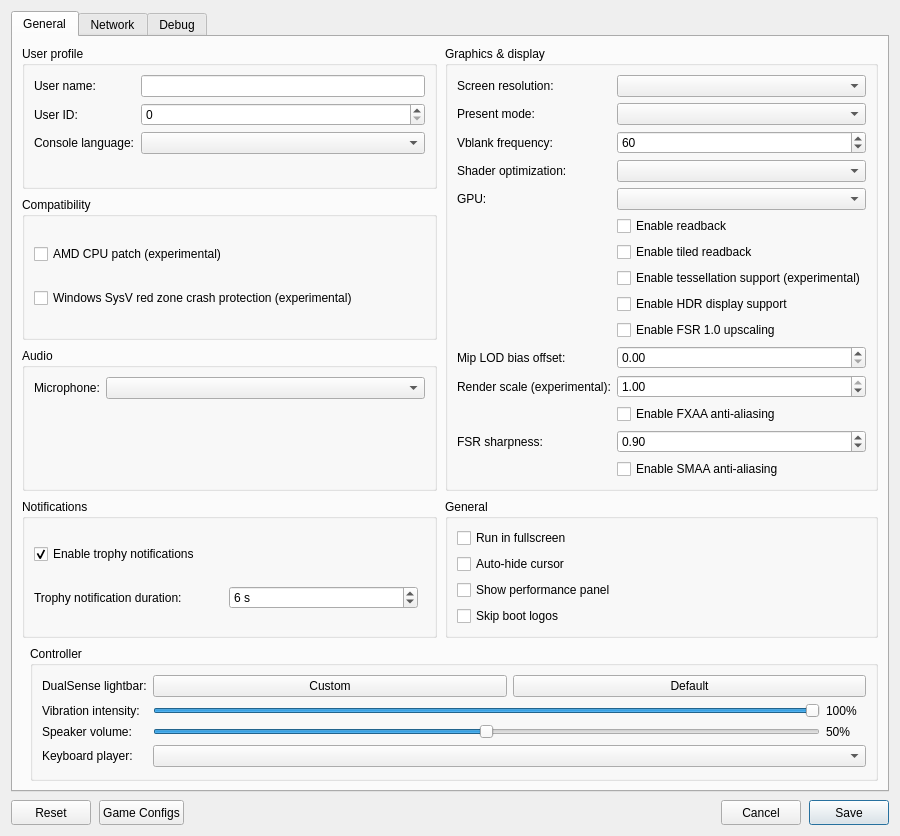
<?xml version="1.0" encoding="UTF-8"?>
<ui version="4.0">
 <class>ConfigurationEditDialog</class>
 <widget class="QDialog" name="ConfigurationEditDialog">
  <property name="geometry">
   <rect>
    <x>0</x>
    <y>0</y>
    <width>900</width>
    <height>620</height>
   </rect>
  </property>
  <property name="windowTitle">
   <string>Settings</string>
  </property>
  <property name="locale">
   <locale language="English" country="UnitedStates"/>
  </property>
  <layout class="QVBoxLayout" name="dialogLayout">
   <property name="spacing"><number>8</number></property>
   <item>
    <widget class="QTabWidget" name="settings_tabs">
     <property name="currentIndex"><number>0</number></property>
     <widget class="QWidget" name="settings_tab">
      <attribute name="title"><string>General</string></attribute>
      <layout class="QGridLayout" name="gridLayout">
       <property name="horizontalSpacing">
        <number>8</number>
       </property>
       <property name="verticalSpacing">
        <number>8</number>
       </property>
       <item row="0" column="0" colspan="2">
        <layout class="QGridLayout" name="sectionsLayout" columnstretch="1,1">
         <property name="horizontalSpacing">
          <number>8</number>
         </property>
         <property name="verticalSpacing">
          <number>8</number>
         </property>
         <item row="0" column="0">
          <widget class="QGroupBox" name="user_profile_group">
           <property name="title">
            <string>User profile</string>
           </property>
           <layout class="QFormLayout" name="userProfileLayout">
            <property name="fieldGrowthPolicy">
             <enum>QFormLayout::AllNonFixedFieldsGrow</enum>
            </property>
            <item row="0" column="0">
             <widget class="QLabel" name="label_user_name">
              <property name="text"><string>User name:</string></property>
             </widget>
            </item>
            <item row="0" column="1">
             <widget class="MandatoryLineEdit" name="lineEdit_user_name">
              <property name="toolTip"><string>Local user name exposed to games</string></property>
              <property name="clearButtonEnabled"><bool>true</bool></property>
             </widget>
            </item>
            <item row="1" column="0">
             <widget class="QLabel" name="label_user_id">
              <property name="text"><string>User ID:</string></property>
             </widget>
            </item>
            <item row="1" column="1">
             <widget class="QSpinBox" name="spinBox_user_id">
              <property name="toolTip"><string>Local user ID exposed to games</string></property>
             </widget>
            </item>
            <item row="2" column="0">
             <widget class="QLabel" name="label_console_language">
              <property name="text"><string>Console language:</string></property>
             </widget>
            </item>
            <item row="2" column="1">
             <widget class="QComboBox" name="comboBox_console_language">
              <property name="toolTip"><string>Language</string></property>
             </widget>
            </item>
           </layout>
          </widget>
         </item>
         <item row="2" column="0">
          <widget class="QGroupBox" name="audio_group">
           <property name="title"><string>Audio</string></property>
           <layout class="QFormLayout" name="audioLayout">
            <property name="fieldGrowthPolicy">
             <enum>QFormLayout::AllNonFixedFieldsGrow</enum>
            </property>
            <item row="0" column="0">
             <widget class="QLabel" name="label_audio_input_device">
              <property name="text"><string>Microphone:</string></property>
             </widget>
            </item>
            <item row="0" column="1">
             <widget class="QComboBox" name="comboBox_audio_input_device"/>
            </item>
           </layout>
          </widget>
         </item>
         <item row="0" column="1" rowspan="3">
          <widget class="QGroupBox" name="graphics_group">
           <property name="title">
            <string>Graphics &amp;&amp; display</string>
           </property>
           <layout class="QFormLayout" name="graphicsLayout">
            <property name="fieldGrowthPolicy">
             <enum>QFormLayout::AllNonFixedFieldsGrow</enum>
            </property>
            <item row="0" column="0">
             <widget class="QLabel" name="label_screen_resolution">
              <property name="text"><string>Screen resolution:</string></property>
             </widget>
            </item>
            <item row="0" column="1">
             <widget class="QComboBox" name="comboBox_screen_resolution">
              <property name="toolTip"><string>Window resolution</string></property>
             </widget>
            </item>
            <item row="1" column="0">
             <widget class="QLabel" name="label_present_mode">
              <property name="text"><string>Present mode:</string></property>
             </widget>
            </item>
            <item row="1" column="1">
             <widget class="QComboBox" name="comboBox_present_mode">
              <property name="toolTip"><string>Vulkan swapchain presentation mode</string></property>
             </widget>
            </item>
            <item row="2" column="0">
             <widget class="QLabel" name="label_vblank_frequency">
              <property name="text"><string>Vblank frequency:</string></property>
             </widget>
            </item>
            <item row="2" column="1">
             <widget class="QSpinBox" name="spinBox_vblank_frequency">
              <property name="toolTip"><string>Virtual display refresh rate used for frame pacing</string></property>
              <property name="minimum"><number>30</number></property>
              <property name="maximum"><number>360</number></property>
              <property name="value"><number>60</number></property>
             </widget>
            </item>
            <item row="3" column="0">
             <widget class="QLabel" name="label_shader_optimization">
              <property name="text"><string>Shader optimization:</string></property>
             </widget>
            </item>
            <item row="3" column="1">
             <widget class="QComboBox" name="comboBox_shader_optimization_type">
              <property name="toolTip"><string>Optimize shaders for code size or performance</string></property>
             </widget>
            </item>
            <item row="4" column="0">
             <widget class="QLabel" name="label_gpu">
              <property name="text"><string>GPU:</string></property>
             </widget>
            </item>
            <item row="4" column="1">
             <widget class="QComboBox" name="comboBox_gpu">
              <property name="toolTip"><string>Graphics device used by the emulator</string></property>
             </widget>
            </item>
            <item row="5" column="1">
             <widget class="QCheckBox" name="checkBox_readback">
              <property name="toolTip"><string>Read back writable linear images</string></property>
              <property name="text"><string>Enable readback</string></property>
             </widget>
            </item>
            <item row="6" column="1">
             <widget class="QCheckBox" name="checkBox_readback_tiled">
              <property name="toolTip"><string>Read back small writable tiled images</string></property>
              <property name="text"><string>Enable tiled readback</string></property>
             </widget>
            </item>
            <item row="7" column="1">
             <widget class="QCheckBox" name="checkBox_tessellation">
              <property name="toolTip"><string>Draw tessellated geometry. Disabled by default; unsupported tessellation may cause crashes.</string></property>
              <property name="text"><string>Enable tessellation support (experimental)</string></property>
             </widget>
            </item>
            <item row="8" column="1">
             <widget class="QCheckBox" name="checkBox_hdr">
              <property name="toolTip"><string>Enable HDR10 output for supported games. Requires HDR enabled on the host display.</string></property>
              <property name="text"><string>Enable HDR display support</string></property>
             </widget>
            </item>
            <item row="9" column="1">
             <widget class="QCheckBox" name="checkBox_fsr">
              <property name="toolTip"><string>Upscale the final image to the window with FSR 1.0 (EASU + RCAS). Applies when the game image is smaller than the window.</string></property>
              <property name="text"><string>Enable FSR 1.0 upscaling</string></property>
             </widget>
            </item>
            <item row="10" column="0">
             <widget class="QLabel" name="label_mip_lod_bias_offset">
              <property name="text"><string>Mip LOD bias offset:</string></property>
             </widget>
            </item>
            <item row="10" column="1">
             <widget class="QDoubleSpinBox" name="doubleSpinBox_mip_lod_bias_offset">
              <property name="toolTip"><string>Positive offset added to every sampler's mip LOD bias. Higher values use lower-resolution mips to reduce memory bandwidth.</string></property>
              <property name="decimals"><number>2</number></property>
              <property name="minimum"><double>0.0</double></property>
              <property name="maximum"><double>3.0</double></property>
              <property name="singleStep"><double>0.25</double></property>
             </widget>
            </item>
            <item row="11" column="0">
             <widget class="QLabel" name="label_render_scale">
              <property name="text"><string>Render scale (experimental):</string></property>
             </widget>
            </item>
            <item row="11" column="1">
             <widget class="QDoubleSpinBox" name="doubleSpinBox_render_scale">
              <property name="toolTip"><string>Internal resolution of the final video-out render target. Values below 1.0 reduce GPU load; enable FSR to upscale. May cause glitches in some games.</string></property>
              <property name="decimals"><number>2</number></property>
              <property name="minimum"><double>0.25</double></property>
              <property name="maximum"><double>1.0</double></property>
              <property name="singleStep"><double>0.05</double></property>
              <property name="value"><double>1.0</double></property>
             </widget>
            </item>
            <item row="12" column="1">
             <widget class="QCheckBox" name="checkBox_fxaa">
              <property name="toolTip"><string>Apply FXAA to the game image before FSR/presentation to soften jagged edges. Can slightly soften text.</string></property>
              <property name="text"><string>Enable FXAA anti-aliasing</string></property>
             </widget>
            </item>
            <item row="13" column="0">
             <widget class="QLabel" name="label_fsr_sharpness">
              <property name="text"><string>FSR sharpness:</string></property>
             </widget>
            </item>
            <item row="13" column="1">
             <widget class="QDoubleSpinBox" name="doubleSpinBox_fsr_sharpness">
              <property name="toolTip"><string>FSR RCAS sharpening strength. 0 is softest, 1 is sharpest. Default 0.9.</string></property>
              <property name="decimals"><number>2</number></property>
              <property name="minimum"><double>0.0</double></property>
              <property name="maximum"><double>1.0</double></property>
              <property name="singleStep"><double>0.05</double></property>
              <property name="value"><double>0.9</double></property>
             </widget>
            </item>
            <item row="14" column="1">
             <widget class="QCheckBox" name="checkBox_smaa">
              <property name="toolTip"><string>Apply SMAA 1x to the game image before FSR upscaling. Needs FSR enabled and a render scale below native. Overrides FXAA.</string></property>
              <property name="text"><string>Enable SMAA anti-aliasing</string></property>
             </widget>
            </item>
           </layout>
          </widget>
         </item>
         <item row="3" column="0">
          <widget class="QGroupBox" name="notifications_group">
           <property name="title"><string>Notifications</string></property>
           <layout class="QVBoxLayout" name="notificationsLayout">
            <item>
             <widget class="QCheckBox" name="checkBox_trophy_notifications">
              <property name="toolTip"><string>Show trophy unlock notifications and play their sound.
    To use your own sound, replace the emulator's assets/sounds/trophy-unlock.wav with a WAV file and restart the game.</string></property>
              <property name="text"><string>Enable trophy notifications</string></property>
              <property name="checked"><bool>true</bool></property>
             </widget>
            </item>
            <item>
             <layout class="QHBoxLayout" name="trophyDurationLayout">
              <item>
               <widget class="QLabel" name="label_trophy_duration">
                <property name="text"><string>Trophy notification duration:</string></property>
               </widget>
              </item>
              <item>
               <widget class="QSpinBox" name="spinBox_trophy_duration">
                <property name="toolTip"><string>How long each trophy unlock notification stays on screen.</string></property>
                <property name="suffix"><string> s</string></property>
                <property name="minimum"><number>5</number></property>
                <property name="maximum"><number>10</number></property>
                <property name="value"><number>6</number></property>
               </widget>
              </item>
              <item>
               <spacer name="trophyDurationSpacer">
                <property name="orientation"><enum>Qt::Horizontal</enum></property>
               </spacer>
              </item>
             </layout>
            </item>
           </layout>
          </widget>
         </item>
         <item row="3" column="1">
          <widget class="QGroupBox" name="general_group">
           <property name="title"><string>General</string></property>
           <layout class="QVBoxLayout" name="generalLayout">
            <item>
             <widget class="QCheckBox" name="checkBox_fullscreen">
              <property name="toolTip"><string>Run in borderless desktop fullscreen</string></property>
              <property name="text"><string>Run in fullscreen</string></property>
             </widget>
            </item>
            <item>
             <widget class="QCheckBox" name="checkBox_hide_cursor">
              <property name="toolTip"><string>Hide the host cursor after 2 seconds without mouse activity</string></property>
              <property name="text"><string>Auto-hide cursor</string></property>
             </widget>
            </item>
            <item>
             <widget class="QCheckBox" name="checkBox_perf_overlay">
              <property name="toolTip"><string>Show FPS, frame times, CPU/GPU usage, RAM and memory pressure in the game window. Press F2 (Cmd+P on macOS) to toggle it, and add Shift for the detailed view.</string></property>
              <property name="text"><string>Show performance panel</string></property>
             </widget>
            </item>
            <item>
             <widget class="QCheckBox" name="checkBox_skip_notice_screen">
              <property name="toolTip"><string>Skip startup logos and notices in supported games.</string></property>
              <property name="text"><string>Skip boot logos</string></property>
             </widget>
            </item>
           </layout>
          </widget>
         </item>
         <item row="1" column="0">
          <widget class="QGroupBox" name="compatibility_group">
           <property name="title">
            <string>Compatibility</string>
           </property>
           <layout class="QVBoxLayout" name="compatibilityLayout">
            <item>
             <widget class="QCheckBox" name="checkBox_amd_cpu">
              <property name="toolTip"><string>Patch CPU instructions that differ between AMD and the host CPU.</string></property>
              <property name="text"><string>AMD CPU patch (experimental)</string></property>
             </widget>
            </item>
            <item>
             <widget class="QCheckBox" name="checkBox_red_zone_protection">
              <property name="toolTip"><string>Helps prevent crashes in some games on Windows</string></property>
              <property name="text"><string>Windows SysV red zone crash protection (experimental)</string></property>
             </widget>
            </item>
           </layout>
          </widget>
         </item>
        </layout>
       </item>
       <item row="1" column="1">
        <widget class="QGroupBox" name="controller_group">
         <property name="title"><string>Controller</string></property>
         <layout class="QFormLayout" name="controllerLayout">
          <property name="fieldGrowthPolicy"><enum>QFormLayout::AllNonFixedFieldsGrow</enum></property>
          <item row="0" column="0">
           <widget class="QLabel" name="label_controller_color">
            <property name="text"><string>DualSense lightbar:</string></property>
           </widget>
          </item>
          <item row="0" column="1">
           <layout class="QHBoxLayout" name="controllerColorLayout">
            <item>
             <widget class="QPushButton" name="button_controller_color">
              <property name="toolTip"><string>Choose and preview a fixed LED color. Bluetooth DualSense may take several seconds to update.</string></property>
              <property name="text"><string>Custom</string></property>
             </widget>
            </item>
            <item>
             <widget class="QPushButton" name="button_controller_color_reset">
              <property name="toolTip"><string>Let the game control the lightbar</string></property>
              <property name="text"><string>Default</string></property>
             </widget>
            </item>
           </layout>
          </item>
          <item row="1" column="0">
           <widget class="QLabel" name="label_controller_vibration">
            <property name="text"><string>Vibration intensity:</string></property>
           </widget>
          </item>
          <item row="1" column="1">
           <layout class="QHBoxLayout" name="controllerVibrationLayout">
            <item>
             <widget class="QSlider" name="slider_controller_vibration">
              <property name="toolTip"><string>Scale DualSense vibration over USB and Bluetooth</string></property>
              <property name="maximum"><number>100</number></property>
              <property name="value"><number>100</number></property>
              <property name="orientation"><enum>Qt::Horizontal</enum></property>
             </widget>
            </item>
            <item>
             <widget class="QLabel" name="label_controller_vibration_value">
              <property name="minimumSize"><size><width>40</width><height>0</height></size></property>
              <property name="text"><string>100%</string></property>
             </widget>
            </item>
           </layout>
          </item>
          <item row="2" column="0">
           <widget class="QLabel" name="label_controller_volume">
            <property name="text"><string>Speaker volume:</string></property>
           </widget>
          </item>
          <item row="2" column="1">
           <layout class="QHBoxLayout" name="controllerVolumeLayout">
            <item>
             <widget class="QSlider" name="slider_controller_volume">
              <property name="toolTip"><string>Scale the DualSense speaker over USB and Bluetooth. 50% is the previous default; 100% adds 6 dB of gain.</string></property>
              <property name="maximum"><number>100</number></property>
              <property name="value"><number>50</number></property>
              <property name="orientation"><enum>Qt::Horizontal</enum></property>
             </widget>
            </item>
            <item>
             <widget class="QLabel" name="label_controller_volume_value">
              <property name="minimumSize"><size><width>40</width><height>0</height></size></property>
              <property name="text"><string>50%</string></property>
             </widget>
            </item>
           </layout>
          </item>
          <item row="3" column="0">
           <widget class="QLabel" name="label_keyboard_player">
            <property name="text"><string>Keyboard player:</string></property>
           </widget>
          </item>
          <item row="3" column="1">
           <widget class="QComboBox" name="comboBox_keyboard_player">
            <property name="toolTip"><string>Gamepads fill the remaining players in connection order. Every player uses the same input mapping.</string></property>
           </widget>
          </item>
         </layout>
        </widget>
       </item>
      </layout>
     </widget>
     <widget class="QWidget" name="network_tab">
      <attribute name="title"><string>Network</string></attribute>
      <layout class="QVBoxLayout" name="networkTabLayout">
       <item>
        <widget class="QCheckBox" name="checkBox_network_connected">
         <property name="toolTip"><string>Let games use your computer's local network connection.</string></property>
         <property name="text"><string>Enable network connection</string></property>
        </widget>
       </item>
       <item>
        <spacer name="networkSpacer">
         <property name="orientation"><enum>Qt::Vertical</enum></property>
         <property name="sizeHint" stdset="0"><size><width>20</width><height>40</height></size></property>
        </spacer>
       </item>
      </layout>
     </widget>
     <widget class="QWidget" name="debug_tab">
      <attribute name="title"><string>Debug</string></attribute>
      <layout class="QVBoxLayout" name="debugTabLayout">
       <item>
        <widget class="QGroupBox" name="debug_group">
         <property name="title">
          <string>Debugging &amp;&amp; logs</string>
         </property>
         <layout class="QGridLayout" name="debugLayout" columnstretch="0,1,0,1">
          <property name="horizontalSpacing"><number>8</number></property>
          <property name="verticalSpacing"><number>6</number></property>
          <item row="0" column="0" colspan="2">
           <widget class="QCheckBox" name="checkBox_vulkan_validation">
            <property name="toolTip"><string>Enable Vulkan validation layers</string></property>
            <property name="text"><string>Vulkan validation</string></property>
            <property name="checked"><bool>true</bool></property>
           </widget>
          </item>
          <item row="0" column="2" colspan="2">
           <widget class="QCheckBox" name="checkBox_shader_validation">
            <property name="toolTip"><string>Validate SPIR-V binary</string></property>
            <property name="text"><string>Shader validation</string></property>
            <property name="checked"><bool>true</bool></property>
           </widget>
          </item>
          <item row="1" column="0" colspan="2">
           <widget class="QCheckBox" name="checkBox_renderdoc_capture">
            <property name="toolTip"><string>Enable RenderDoc capture</string></property>
            <property name="text"><string>RenderDoc capture</string></property>
           </widget>
          </item>
          <item row="1" column="2" colspan="2">
           <widget class="QCheckBox" name="checkBox_cmd_dump">
            <property name="toolTip"><string>Dump command buffers</string></property>
            <property name="text"><string>Command buffer dump</string></property>
           </widget>
          </item>
          <item row="2" column="0">
           <widget class="QLabel" name="label_shader_log_direction">
            <property name="text"><string>Shader logging:</string></property>
           </widget>
          </item>
          <item row="2" column="1">
           <widget class="QComboBox" name="comboBox_shader_log_direction">
            <property name="toolTip"><string>Dump shaders to file or console window. If enabled may decrease emulator performance</string></property>
           </widget>
          </item>
          <item row="2" column="2">
           <widget class="QLabel" name="label_shader_log_folder">
            <property name="text"><string>Shader log folder:</string></property>
           </widget>
          </item>
          <item row="2" column="3">
           <widget class="MandatoryLineEdit" name="lineEdit_shader_log_folder">
            <property name="toolTip"><string>Specify directory to dump shaders</string></property>
            <property name="clearButtonEnabled"><bool>true</bool></property>
           </widget>
          </item>
          <item row="3" column="0">
           <widget class="QLabel" name="label_printf_direction">
            <property name="text"><string>Printf output:</string></property>
           </widget>
          </item>
          <item row="3" column="1">
           <widget class="QComboBox" name="comboBox_printf_direction">
            <property name="toolTip"><string>Print logs to file or console window. If enabled may decrease emulator performance</string></property>
           </widget>
          </item>
          <item row="3" column="2">
           <widget class="QLabel" name="label_printf_file">
            <property name="text"><string>Printf output file:</string></property>
           </widget>
          </item>
          <item row="3" column="3">
           <widget class="MandatoryLineEdit" name="lineEdit_printf_file">
            <property name="toolTip"><string>Specify file to dump logs</string></property>
            <property name="clearButtonEnabled"><bool>true</bool></property>
           </widget>
          </item>
          <item row="4" column="0">
           <widget class="QCheckBox" name="checkBox_profiler">
            <property name="toolTip"><string>Enable the Tracy profiler. Profiling may decrease emulator performance</string></property>
            <property name="text"><string>Tracy profiler</string></property>
           </widget>
          </item>
          <item row="4" column="2">
           <widget class="QLabel" name="label_cmd_dump_folder">
            <property name="text"><string>Command buffer folder:</string></property>
           </widget>
          </item>
          <item row="4" column="3">
           <widget class="MandatoryLineEdit" name="lineEdit_cmd_dump_folder">
            <property name="toolTip"><string>Specify directory to dump command buffers</string></property>
            <property name="clearButtonEnabled"><bool>true</bool></property>
           </widget>
          </item>
         </layout>
        </widget>
       </item>
       <item>
        <widget class="QGroupBox" name="rendering_compatibility_group">
         <property name="title"><string>Rendering compatibility</string></property>
         <layout class="QVBoxLayout" name="renderingCompatibilityLayout">
          <item>
           <widget class="QLabel" name="label_rendering_compatibility">
            <property name="text"><string>These settings may help with rendering bugs at a slight performance cost.</string></property>
            <property name="wordWrap"><bool>true</bool></property>
           </widget>
          </item>
          <item>
           <widget class="QCheckBox" name="checkBox_sync_raw_image_buffers">
            <property name="toolTip"><string>Can fix missing textures and incorrect transparency (Resident Evil 2).</string></property>
            <property name="text"><string>Accurate texture synchronization</string></property>
           </widget>
          </item>
         </layout>
        </widget>
       </item>
       <item>
        <spacer name="debugSpacer">
         <property name="orientation"><enum>Qt::Vertical</enum></property>
         <property name="sizeHint" stdset="0"><size><width>20</width><height>40</height></size></property>
        </spacer>
       </item>
      </layout>
     </widget>
    </widget>
   </item>
   <item>
    <layout class="QHBoxLayout" name="buttonLayout">
     <item>
     <widget class="QPushButton" name="clear_button">
       <property name="minimumSize"><size><width>80</width><height>25</height></size></property>
       <property name="text"><string>Reset</string></property>
       <property name="toolTip"><string>Restore default settings</string></property>
      </widget>
     </item>
     <item>
      <widget class="QPushButton" name="settings_button">
       <property name="minimumSize"><size><width>80</width><height>25</height></size></property>
       <property name="text"><string>Game Configs</string></property>
       <property name="toolTip"><string>Import or export game configs</string></property>
      </widget>
     </item>
     <item>
      <spacer name="buttonSpacer">
       <property name="orientation"><enum>Qt::Horizontal</enum></property>
       <property name="sizeHint" stdset="0"><size><width>40</width><height>20</height></size></property>
      </spacer>
     </item>
     <item>
      <widget class="QPushButton" name="cancel_button">
       <property name="minimumSize"><size><width>80</width><height>25</height></size></property>
       <property name="text"><string>Cancel</string></property>
      </widget>
     </item>
     <item>
      <widget class="QPushButton" name="ok_button">
       <property name="minimumSize"><size><width>80</width><height>25</height></size></property>
       <property name="text"><string>Save</string></property>
       <property name="default"><bool>true</bool></property>
      </widget>
     </item>
    </layout>
   </item>
  </layout>
 </widget>
 <customwidgets>
  <customwidget>
   <class>MandatoryLineEdit</class>
   <extends>QLineEdit</extends>
   <header>mandatoryLineEdit.h</header>
  </customwidget>
 </customwidgets>
 <resources/>
</ui>
